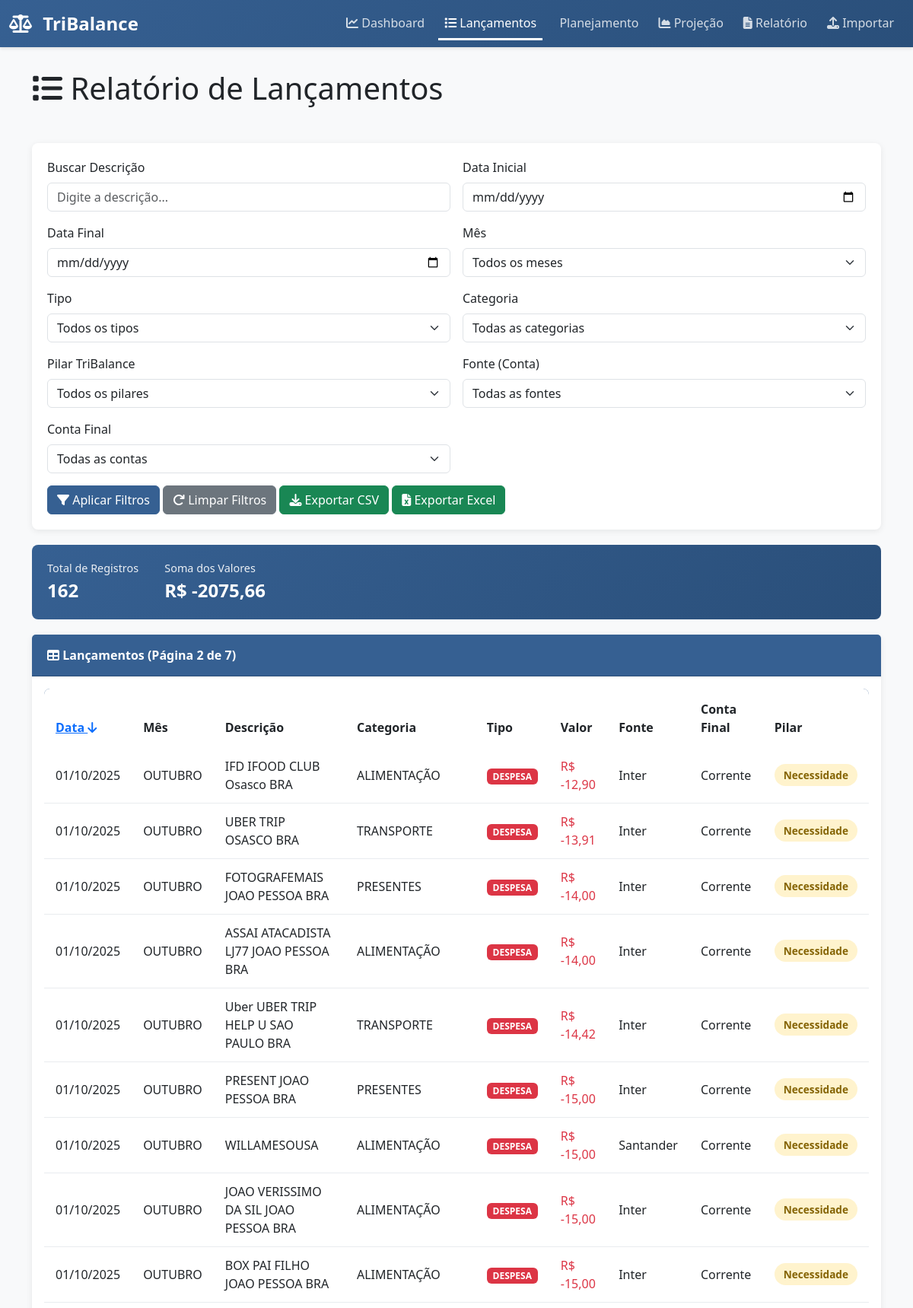
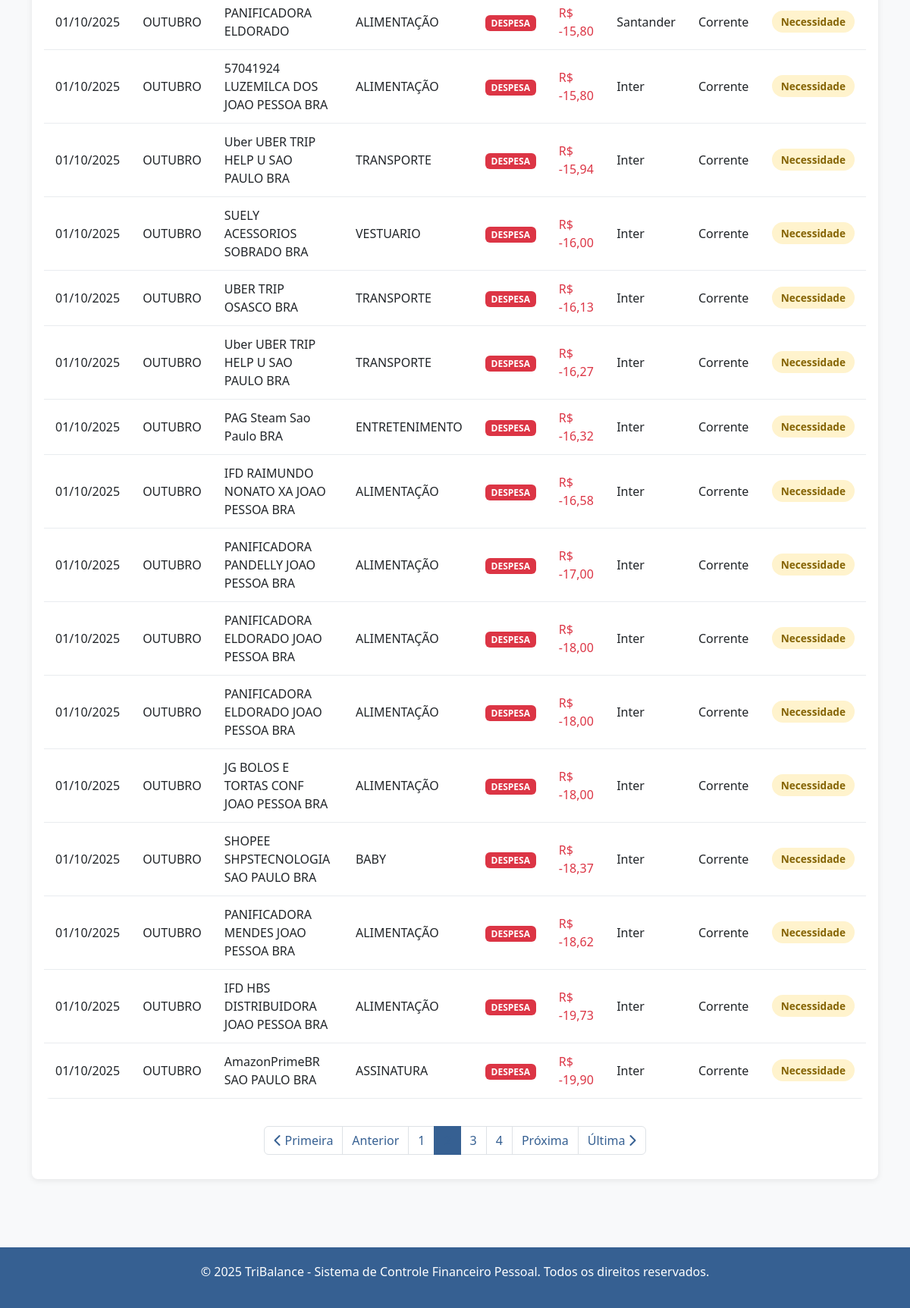
Screenshot of /lancamentos/?page=2 with the database file from the repository (2 pictures, top to bottom).
### financeiro/models.py (models this page shows, shortened)
class Lancamento(models.Model):
    TIPO_CHOICES = [ # <-- REVERTIDO para o original
        ('RECEITA', 'Receita'),
        ('DESPESA', 'Despesa'),
        ('CRÉDITO', 'Crédito'),
        ('DÉBITO', 'Débito'),
    ]
    PILAR_CHOICES = [
        ('NECESSIDADE', 'Necessidade'),
        ('CONFORTO & EXPERIÊNCIA', 'Conforto & Experiência'),
        ('CRESCIMENTO & LIBERDADE', 'Crescimento & Liberdade'),
    ]
    MES_CHOICES = [
        ('JANEIRO', 'Janeiro'),
        ('FEVEREIRO', 'Fevereiro'),
        ('MARÇO', 'Março'),
        ('ABRIL', 'Abril'),
        ('MAIO', 'Maio'),
        ('JUNHO', 'Junho'),
        ('JULHO', 'Julho'),
        ('AGOSTO', 'Agosto'),
        ('SETEMBRO', 'Setembro'),
        ('OUTUBRO', 'Outubro'),
        ('NOVEMBRO', 'Novembro'),
        ('DEZEMBRO', 'Dezembro'),
    ]
    id = models.AutoField(primary_key=True)
    data = models.DateField(help_text="Data do lançamento (YYYY-MM-DD)")
    mes = models.CharField(max_length=15, choices=MES_CHOICES, help_text="Mês de referência") # <-- GARANTA QUE ESTA LINHA ESTÁ CORRETA
    lancamento = models.CharField(max_length=255, help_text="Descrição da transação") # <-- GARANTA QUE ESTA LINHA ESTÁ CORRETA
    categoria = models.CharField(max_length=100, help_text="Categoria original")
    tipo = models.CharField(max_length=50, choices=TIPO_CHOICES, help_text="Tipo de transação")
    valor = models.DecimalField(
        max_digits=12,
        decimal_places=2,
        help_text="Valor monetário (positivo ou negativo)"
    )
    fonte = models.CharField(max_length=100, help_text="Conta de origem (ex: Santander, Nubank)")
    conta_final = models.CharField(max_length=50, help_text="Conta de destino (ex: Carteira, Poupança)")
    pilar_tribalance = models.CharField(
        max_length=50,
        choices=PILAR_CHOICES,
        help_text="Pilar em que o lançamento se enquadra"
    )
    criado_em = models.DateTimeField(auto_now_add=True)
    atualizado_em = models.DateTimeField(auto_now=True)
    class Meta:
        ordering = ['-data', '-criado_em']
        indexes = [
            models.Index(fields=['data']),
            models.Index(fields=['tipo']),
            models.Index(fields=['pilar_tribalance']),
            models.Index(fields=['categoria']),
            models.Index(fields=['fonte']),
        ]
        verbose_name = "Lançamento"
        verbose_name_plural = "Lançamentos"

### financeiro/views.py (the view, shortened to what this page needs)
# urls.py: path('lancamentos/', views.lista_lancamentos, name='lista_lancamentos'),
def lista_lancamentos(request):
    lancamentos = Lancamento.objects.all()
    filtros_aplicados = {}
    data_inicio = request.GET.get('data_inicio')
    data_fim = request.GET.get('data_fim')
    mes = request.GET.get('mes')
    if not data_inicio and not data_fim and not mes:
        hoje = timezone.now().date()
        lancamentos = lancamentos.filter(data__year=hoje.year, data__month=hoje.month)
    tipo = request.GET.get('tipo')
    if tipo:
        lancamentos = lancamentos.filter(tipo=tipo)
        filtros_aplicados['tipo'] = tipo
    categoria = request.GET.get('categoria')
    if categoria:
        lancamentos = lancamentos.filter(categoria=categoria)
        filtros_aplicados['categoria'] = categoria
    pilar = request.GET.get('pilar')
    if pilar:
        lancamentos = lancamentos.filter(pilar_tribalance=pilar)
        filtros_aplicados['pilar'] = pilar
    fonte = request.GET.get('fonte')
    if fonte:
        lancamentos = lancamentos.filter(fonte=fonte)
        filtros_aplicados['fonte'] = fonte
    conta_final = request.GET.get('conta_final')
    if conta_final:
        lancamentos = lancamentos.filter(conta_final=conta_final)
        filtros_aplicados['conta_final'] = conta_final
    busca = request.GET.get('busca')
    if busca:
        lancamentos = lancamentos.filter(lancamento__icontains=busca)
        filtros_aplicados['busca'] = busca
    ordem = request.GET.get('ordem', '-data')
    lancamentos = lancamentos.order_by(ordem)
    total_registros = lancamentos.count()
    soma_valores = lancamentos.aggregate(total=Sum('valor'))['total'] or Decimal('0.00')
    soma_valores_formatada = formatar_moeda_br(soma_valores)
    for lancamento in lancamentos:
        lancamento.valor_formatado = formatar_moeda_br(lancamento.valor)
    paginator = Paginator(lancamentos, 25)  # 25 registros por página
    page_number = request.GET.get('page', 1)
    page_obj = paginator.get_page(page_number)
    meses = Lancamento.MES_CHOICES
    tipos = Lancamento.TIPO_CHOICES
    pilares = Lancamento.PILAR_CHOICES
    categorias = Lancamento.objects.values_list('categoria', flat=True).order_by('categoria').distinct()
    fontes = Lancamento.objects.values_list('fonte', flat=True).order_by('fonte').distinct()
    contas_finais = Lancamento.objects.values_list('conta_final', flat=True).order_by('conta_final').distinct()
    if request.GET.get('export'):
        formato = request.GET.get('export')
        if formato == 'csv':
            return exportar_csv(lancamentos, 'lancamentos')
        elif formato == 'excel':
            return exportar_excel(lancamentos, 'lancamentos')
    context = {
        'page_obj': page_obj,
        'paginator': paginator,
        'total_registros': total_registros,
        'soma_valores': soma_valores_formatada, # Passa o valor formatado
        'filtros_aplicados': filtros_aplicados,
        'meses': meses,
        'tipos': tipos,
        'pilares': pilares,
        'categorias': categorias,
        'fontes': fontes,
        'contas_finais': contas_finais,
        'ordem': ordem,
    }
    return render(request, 'financeiro/lista_lancamentos.html', context)

### financeiro/templates/financeiro/lista_lancamentos.html (shortened to what this page needs)
{% extends 'base.html' %}
{% block content %}
<div class="row mb-4">
    <div class="col-md-12">
        <h1 class="mb-4">
            <i class="fas fa-list"></i> Relatório de Lançamentos
        </h1>
    </div>
</div>
<div class="filter-section">
    <form method="get" class="row g-3">
        <div class="col-md-6">
            <label for="busca" class="form-label">Buscar Descrição</label>
            <input type="text" name="busca" id="busca" class="form-control"
                   placeholder="Digite a descrição..." value="{{ filtros_aplicados.busca }}">
        </div>
        <div class="col-md-6">
            <label for="data_inicio" class="form-label">Data Inicial</label>
            <input type="date" name="data_inicio" id="data_inicio" class="form-control"
                   value="{{ filtros_aplicados.data_inicio }}">
        </div>
        <div class="col-md-6">
            <label for="data_fim" class="form-label">Data Final</label>
            <input type="date" name="data_fim" id="data_fim" class="form-control"
                   value="{{ filtros_aplicados.data_fim }}">
        </div>
        <div class="col-md-6">
            <label for="mes" class="form-label">Mês</label>
            <select name="mes" id="mes" class="form-select">
                <option value="">Todos os meses</option>
            </select>
        </div>
        <div class="col-md-6">
            <label for="tipo" class="form-label">Tipo</label>
            <select name="tipo" id="tipo" class="form-select">
                <option value="">Todos os tipos</option>
            </select>
        </div>
        <div class="col-md-6">
            <label for="categoria" class="form-label">Categoria</label>
            <select name="categoria" id="categoria" class="form-select">
                <option value="">Todas as categorias</option>
            </select>
        </div>
        <div class="col-md-6">
            <label for="pilar" class="form-label">Pilar TriBalance</label>
            <select name="pilar" id="pilar" class="form-select">
                <option value="">Todos os pilares</option>
            </select>
        </div>
        <div class="col-md-6">
            <label for="fonte" class="form-label">Fonte (Conta)</label>
            <select name="fonte" id="fonte" class="form-select">
                <option value="">Todas as fontes</option>
            </select>
        </div>
        <div class="col-md-6">
            <label for="conta_final" class="form-label">Conta Final</label>
            <select name="conta_final" id="conta_final" class="form-select">
                <option value="">Todas as contas</option>
            </select>
        </div>
        <div class="col-12">
            <button type="submit" class="btn btn-primary">
                <i class="fas fa-filter"></i> Aplicar Filtros
            </button>
            <a href="{% url 'financeiro:lista_lancamentos' %}" class="btn btn-secondary">
                <i class="fas fa-redo"></i> Limpar Filtros
            </a>
            <button type="submit" name="export" value="csv" class="btn btn-success">
                <i class="fas fa-download"></i> Exportar CSV
            </button>
            <button type="submit" name="export" value="excel" class="btn btn-success">
                <i class="fas fa-file-excel"></i> Exportar Excel
            </button>
        </div>
    </form>
</div>
<div class="summary-box">
    <div class="summary-item">
        <div class="summary-label">Total de Registros</div>
        <div class="summary-value">{{ total_registros }}</div>
    </div>
    <div class="summary-item">
        <div class="summary-label">Soma dos Valores</div>
        <div class="summary-value">{{ soma_valores }}</div>
    </div>
</div>
<div class="card">
    <div class="card-header">
        <i class="fas fa-table"></i> Lançamentos (Página {{ page_obj.number }} de {{ paginator.num_pages }})
    </div>
    <div class="card-body">
        {% if page_obj %}
        <div class="table-responsive">
            <table class="table table-hover">
                <thead>
                    <tr>
                        <th>
                            <a href="?{% if ordem == 'data' %}-{% endif %}ordem=data{% for key, value in filtros_aplicados.items %}&{{ key }}={{ value }}{% endfor %}">
                                Data {% if ordem == 'data' %}<i class="fas fa-arrow-up"></i>{% elif ordem == '-data' %}<i class="fas fa-arrow-down"></i>{% endif %}
                            </a>
                        </th>
                        <th>Mês</th>
                        <th>Descrição</th>
                        <th>Categoria</th>
                        <th>Tipo</th>
                        <th>Valor</th>
                        <th>Fonte</th>
                        <th>Conta Final</th>
                        <th>Pilar</th>
                    </tr>
                </thead>
                <tbody>
                    {% for lancamento in page_obj %}
                    <tr>
                        <td>{{ lancamento.data|date:"d/m/Y" }}</td>
                        <td>{{ lancamento.mes }}</td>
                        <td>{{ lancamento.lancamento }}</td>
                        <td>{{ lancamento.categoria }}</td>
                        <td>
                            {% if lancamento.tipo == 'RECEITA' or lancamento.tipo == 'CRÉDITO' %}
                                <span class="badge bg-success">{{ lancamento.tipo }}</span>
                            {% else %}
                                <span class="badge bg-danger">{{ lancamento.tipo }}</span>
                            {% endif %}
                        </td>
                        <td class="{% if lancamento.valor > 0 %}text-success{% else %}text-danger{% endif %}">
                            {{ lancamento.valor_formatado }}
                        </td>
                        <td>{{ lancamento.fonte }}</td>
                        <td>{{ lancamento.conta_final }}</td>
                        <td>
                            {% if lancamento.pilar_tribalance == 'NECESSIDADE' %}
                                <span class="badge badge-pilar badge-necessidade">Necessidade</span>
                            {% elif lancamento.pilar_tribalance == 'CONFORTO & EXPERIÊNCIA' %}
                                <span class="badge badge-pilar badge-conforto">Conforto</span>
                            {% else %}
                                <span class="badge badge-pilar badge-crescimento">Crescimento</span>
                            {% endif %}
                        </td>
                    </tr>
                    {% empty %}
                    <tr>
                        <td colspan="9" class="text-center text-muted py-4">
                            <i class="fas fa-inbox"></i> Nenhum lançamento encontrado
                        </td>
                    </tr>
                    {% endfor %}
                </tbody>
            </table>
        </div>
        {% if paginator.num_pages > 1 %}
        <nav aria-label="Paginação">
            <ul class="pagination justify-content-center">
                {% if page_obj.has_previous %}
                <li class="page-item">
                    <a class="page-link" href="?page=1{% for key, value in filtros_aplicados.items %}&{{ key }}={{ value }}{% endfor %}">
                        <i class="fas fa-chevron-left"></i> Primeira
                    </a>
                </li>
                <li class="page-item">
                    <a class="page-link" href="?page={{ page_obj.previous_page_number }}{% for key, value in filtros_aplicados.items %}&{{ key }}={{ value }}{% endfor %}">
                        Anterior
                    </a>
                </li>
                {% endif %}
                {% for num in paginator.page_range %}
                    {% if page_obj.number == num %}
                    <li class="page-item active">
                        <span class="page-link">{{ num }}</span>
                    </li>
                    {% elif num > page_obj.number|add:'-3' and num < page_obj.number|add:'3' %}
                    <li class="page-item">
                        <a class="page-link" href="?page={{ num }}{% for key, value in filtros_aplicados.items %}&{{ key }}={{ value }}{% endfor %}">{{ num }}</a>
                    </li>
                    {% endif %}
                {% endfor %}
                {% if page_obj.has_next %}
                <li class="page-item">
                    <a class="page-link" href="?page={{ page_obj.next_page_number }}{% for key, value in filtros_aplicados.items %}&{{ key }}={{ value }}{% endfor %}">
                        Próxima
                    </a>
                </li>
                <li class="page-item">
                    <a class="page-link" href="?page={{ paginator.num_pages }}{% for key, value in filtros_aplicados.items %}&{{ key }}={{ value }}{% endfor %}">
                        Última <i class="fas fa-chevron-right"></i>
                    </a>
                </li>
                {% endif %}
            </ul>
        </nav>
        {% endif %}
        {% else %}
        <div class="alert alert-info">
            <i class="fas fa-info-circle"></i> Nenhum lançamento registrado.
            <a href="{% url 'financeiro:importacao' %}">Importe um extrato para começar.</a>
        </div>
        {% endif %}
    </div>
</div>
{% endblock %}

### rows the page displays
Lancamento: data "01/10/2025", mes "OUTUBRO", lancamento "IFD IFOOD CLUB Osasco BRA", categoria "ALIMENTAÇÃO", tipo "DESPESA", valor_formatado "R$ -12,90", fonte "Inter", conta_final "Corrente", pilar_tribalance "Necessidade"
Lancamento: data "01/10/2025", mes "OUTUBRO", lancamento "UBER TRIP OSASCO BRA", categoria "TRANSPORTE", tipo "DESPESA", valor_formatado "R$ -13,91", fonte "Inter", conta_final "Corrente", pilar_tribalance "Necessidade"
Lancamento: data "01/10/2025", mes "OUTUBRO", lancamento "FOTOGRAFEMAIS JOAO PESSOA BRA", categoria "PRESENTES", tipo "DESPESA", valor_formatado "R$ -14,00", fonte "Inter", conta_final "Corrente", pilar_tribalance "Necessidade"
Lancamento: data "01/10/2025", mes "OUTUBRO", lancamento "ASSAI ATACADISTA LJ77 JOAO PESSOA BRA", categoria "ALIMENTAÇÃO", tipo "DESPESA", valor_formatado "R$ -14,00", fonte "Inter", conta_final "Corrente", pilar_tribalance "Necessidade"
Lancamento: data "01/10/2025", mes "OUTUBRO", lancamento "Uber UBER TRIP HELP U SAO PAULO BRA", categoria "TRANSPORTE", tipo "DESPESA", valor_formatado "R$ -14,42", fonte "Inter", conta_final "Corrente", pilar_tribalance "Necessidade"
Lancamento: data "01/10/2025", mes "OUTUBRO", lancamento "PRESENT JOAO PESSOA BRA", categoria "PRESENTES", tipo "DESPESA", valor_formatado "R$ -15,00", fonte "Inter", conta_final "Corrente", pilar_tribalance "Necessidade"
Lancamento: data "01/10/2025", mes "OUTUBRO", lancamento "WILLAMESOUSA", categoria "ALIMENTAÇÃO", tipo "DESPESA", valor_formatado "R$ -15,00", fonte "Santander", conta_final "Corrente", pilar_tribalance "Necessidade"
Lancamento: data "01/10/2025", mes "OUTUBRO", lancamento "JOAO VERISSIMO DA SIL JOAO PESSOA BRA", categoria "ALIMENTAÇÃO", tipo "DESPESA", valor_formatado "R$ -15,00", fonte "Inter", conta_final "Corrente", pilar_tribalance "Necessidade"
Lancamento: data "01/10/2025", mes "OUTUBRO", lancamento "BOX PAI FILHO JOAO PESSOA BRA", categoria "ALIMENTAÇÃO", tipo "DESPESA", valor_formatado "R$ -15,00", fonte "Inter", conta_final "Corrente", pilar_tribalance "Necessidade"
Lancamento: data "01/10/2025", mes "OUTUBRO", lancamento "PANIFICADORA ELDORADO", categoria "ALIMENTAÇÃO", tipo "DESPESA", valor_formatado "R$ -15,80", fonte "Santander", conta_final "Corrente", pilar_tribalance "Necessidade"
Lancamento: data "01/10/2025", mes "OUTUBRO", lancamento "57041924 LUZEMILCA DOS JOAO PESSOA BRA", categoria "ALIMENTAÇÃO", tipo "DESPESA", valor_formatado "R$ -15,80", fonte "Inter", conta_final "Corrente", pilar_tribalance "Necessidade"
Lancamento: data "01/10/2025", mes "OUTUBRO", lancamento "Uber UBER TRIP HELP U SAO PAULO BRA", categoria "TRANSPORTE", tipo "DESPESA", valor_formatado "R$ -15,94", fonte "Inter", conta_final "Corrente", pilar_tribalance "Necessidade"
Lancamento: data "01/10/2025", mes "OUTUBRO", lancamento "SUELY ACESSORIOS SOBRADO BRA", categoria "VESTUARIO", tipo "DESPESA", valor_formatado "R$ -16,00", fonte "Inter", conta_final "Corrente", pilar_tribalance "Necessidade"
Lancamento: data "01/10/2025", mes "OUTUBRO", lancamento "UBER TRIP OSASCO BRA", categoria "TRANSPORTE", tipo "DESPESA", valor_formatado "R$ -16,13", fonte "Inter", conta_final "Corrente", pilar_tribalance "Necessidade"
Lancamento: data "01/10/2025", mes "OUTUBRO", lancamento "Uber UBER TRIP HELP U SAO PAULO BRA", categoria "TRANSPORTE", tipo "DESPESA", valor_formatado "R$ -16,27", fonte "Inter", conta_final "Corrente", pilar_tribalance "Necessidade"
Lancamento: data "01/10/2025", mes "OUTUBRO", lancamento "PAG Steam Sao Paulo BRA", categoria "ENTRETENIMENTO", tipo "DESPESA", valor_formatado "R$ -16,32", fonte "Inter", conta_final "Corrente", pilar_tribalance "Necessidade"
Lancamento: data "01/10/2025", mes "OUTUBRO", lancamento "IFD RAIMUNDO NONATO XA JOAO PESSOA BRA", categoria "ALIMENTAÇÃO", tipo "DESPESA", valor_formatado "R$ -16,58", fonte "Inter", conta_final "Corrente", pilar_tribalance "Necessidade"
Lancamento: data "01/10/2025", mes "OUTUBRO", lancamento "PANIFICADORA PANDELLY JOAO PESSOA BRA", categoria "ALIMENTAÇÃO", tipo "DESPESA", valor_formatado "R$ -17,00", fonte "Inter", conta_final "Corrente", pilar_tribalance "Necessidade"
Lancamento: data "01/10/2025", mes "OUTUBRO", lancamento "PANIFICADORA ELDORADO JOAO PESSOA BRA", categoria "ALIMENTAÇÃO", tipo "DESPESA", valor_formatado "R$ -18,00", fonte "Inter", conta_final "Corrente", pilar_tribalance "Necessidade"
Lancamento: data "01/10/2025", mes "OUTUBRO", lancamento "PANIFICADORA ELDORADO JOAO PESSOA BRA", categoria "ALIMENTAÇÃO", tipo "DESPESA", valor_formatado "R$ -18,00", fonte "Inter", conta_final "Corrente", pilar_tribalance "Necessidade"
Lancamento: data "01/10/2025", mes "OUTUBRO", lancamento "JG BOLOS E TORTAS CONF JOAO PESSOA BRA", categoria "ALIMENTAÇÃO", tipo "DESPESA", valor_formatado "R$ -18,00", fonte "Inter", conta_final "Corrente", pilar_tribalance "Necessidade"
Lancamento: data "01/10/2025", mes "OUTUBRO", lancamento "SHOPEE SHPSTECNOLOGIA SAO PAULO BRA", categoria "BABY", tipo "DESPESA", valor_formatado "R$ -18,37", fonte "Inter", conta_final "Corrente", pilar_tribalance "Necessidade"
Lancamento: data "01/10/2025", mes "OUTUBRO", lancamento "PANIFICADORA MENDES JOAO PESSOA BRA", categoria "ALIMENTAÇÃO", tipo "DESPESA", valor_formatado "R$ -18,62", fonte "Inter", conta_final "Corrente", pilar_tribalance "Necessidade"
Lancamento: data "01/10/2025", mes "OUTUBRO", lancamento "IFD HBS DISTRIBUIDORA JOAO PESSOA BRA", categoria "ALIMENTAÇÃO", tipo "DESPESA", valor_formatado "R$ -19,73", fonte "Inter", conta_final "Corrente", pilar_tribalance "Necessidade"
Lancamento: data "01/10/2025", mes "OUTUBRO", lancamento "AmazonPrimeBR SAO PAULO BRA", categoria "ASSINATURA", tipo "DESPESA", valor_formatado "R$ -19,90", fonte "Inter", conta_final "Corrente", pilar_tribalance "Necessidade"

### other values shown
{{ total_registros }} "162"
{{ soma_valores }} "R$ -2075,66"
{{ page_obj.number }} "2"
{{ paginator.num_pages }} "7"
{{ num }} "1" "3" "4"
